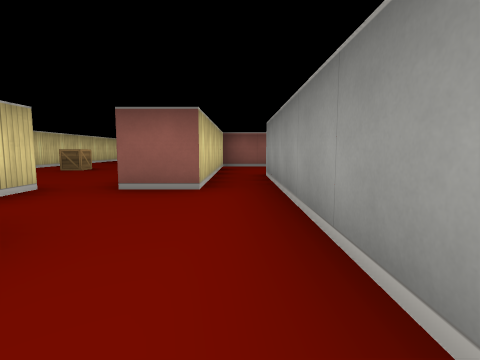
view 1 (above)

18 first-person views from a walk through a cub3D level. The camera is about half as high as the walls, tilts 6° down and sees 80° across. The floor is counted in squares. Each view is taken from the middle of a square. On the plan, view 1 faces up. The plan holds only what a view shows up to about 9 squares ahead; the rest is blank.

view 2
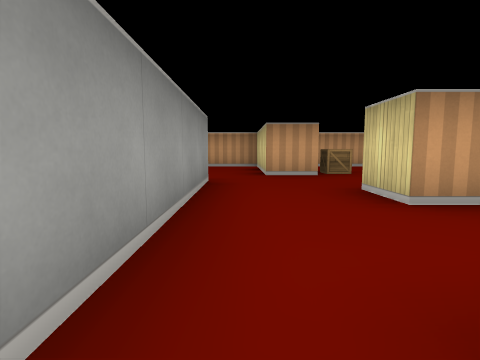

view 3
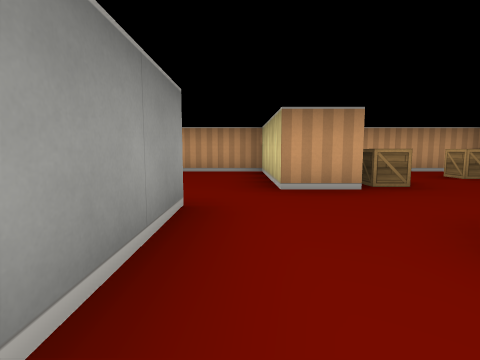

view 4
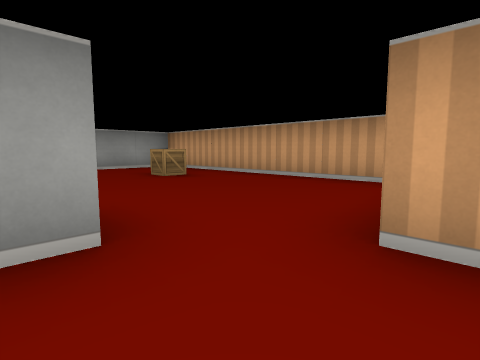

view 5
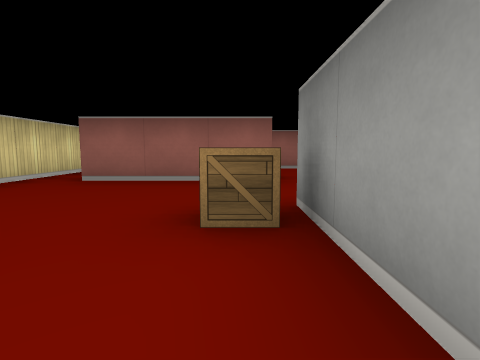

view 6
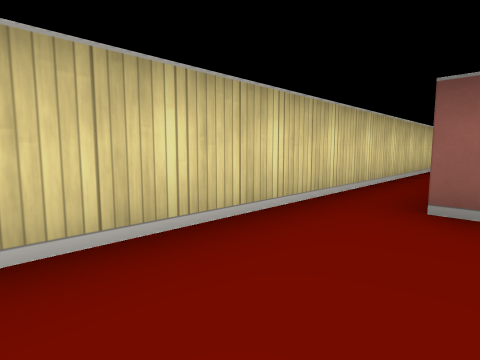

view 7
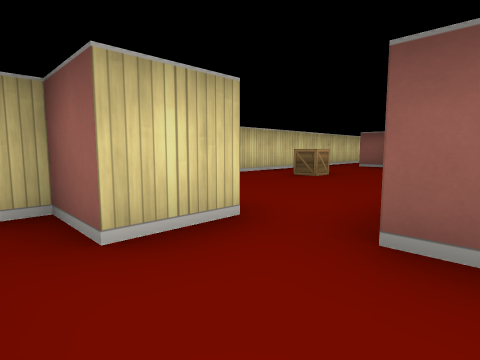

view 8
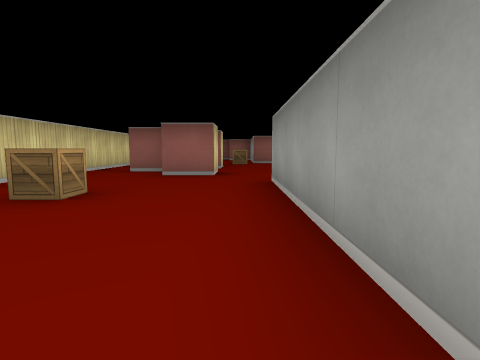

view 9
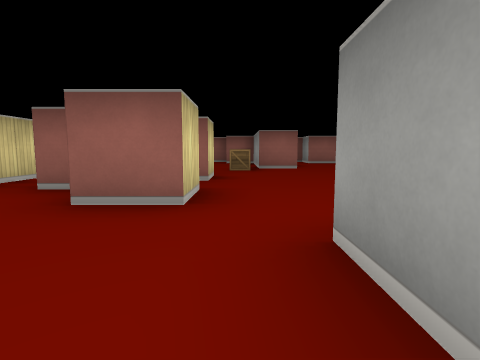

view 10
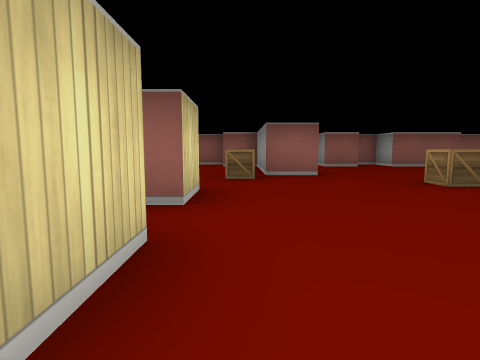

view 11
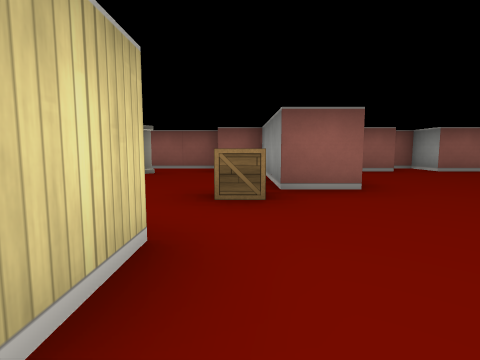

view 12
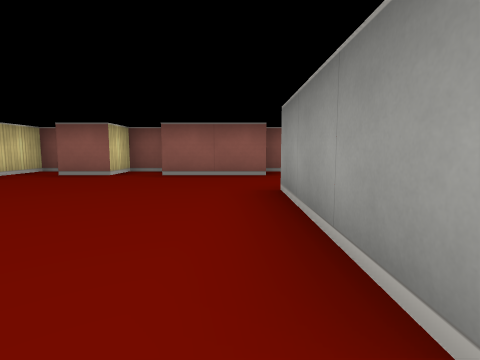

view 13
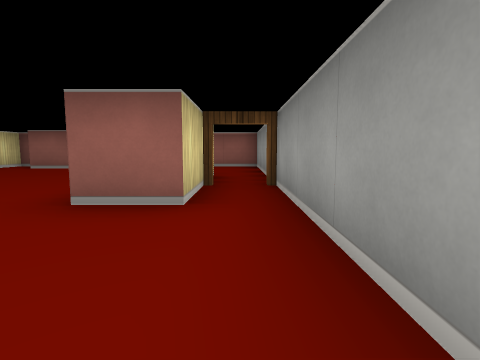

view 14
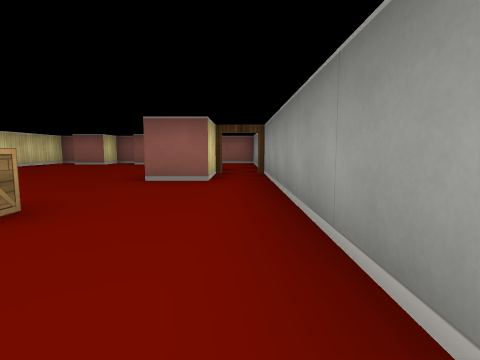

view 15
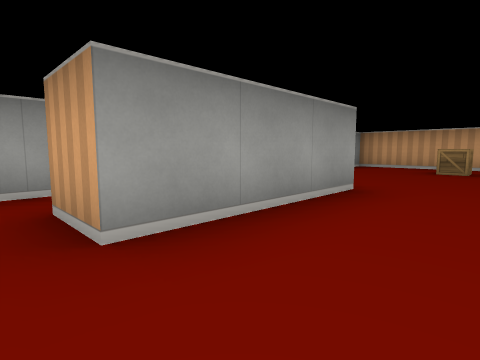

view 16
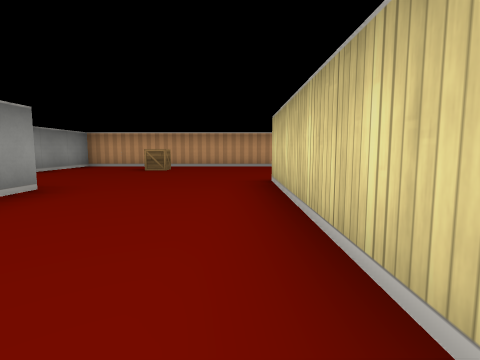

view 17
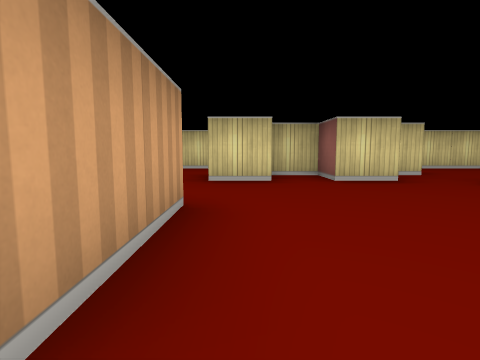

view 18
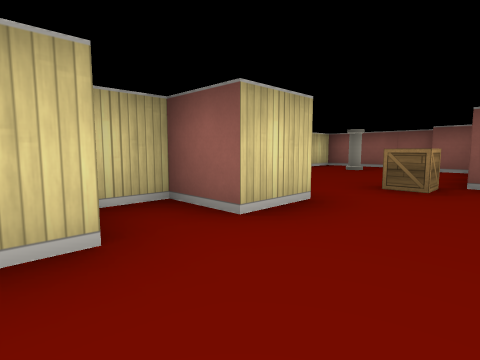

### Floor plan
Points are (right, up) in squares from view 1. A wall is a line through its corners. A room is listed if a view was taken in it or the views show most of it. See-through windows are left out.
Room 1 (views 1, 4, 5, 6)
walls: (-1.5, -3.5) (-1.5, -1.5) (-0.5, -1.5); (-1.5, 1.5) (-1.5, 0.5) (-4.5, 0.5); (0.5, -0.6) (0.5, 1.6); (-5.5, -4.5) (-2.2, -4.5); (-5.5, 3.4) (-5.5, -2)
ways out: opening at (-0.5, 1) to room 2; opening at (-5, 3) to room 3; opening at (0, -1) to room 4
objects: crate (-4, -3); crate (-2, -2)
Room 2 (views 2, 3, 7)
walls: (-2.5, 3.5) (-2.5, 2.5) (-3.5, 2.5) (-3.5, 2.1); (-2.1, 1.5) (-1.5, 1.5); (0.5, 1.6) (0.5, 5.5); (-0.5, 5.4) (-0.5, 3.5) (-1.5, 3.5)
ways out: opening at (-0.5, 1) to room 1; opening at (-2, 4) to room 3; opening at (0, 4.5) to room 4
Room 3 (views 8, 9, 10)
walls: (-3.8, 10.5) (-4.5, 10.5); (-1.5, 4.5) (-1.5, 8.5); (-2.5, 10.6) (-2.5, 9.5) (-3.5, 9.5); (-5.5, 13.1) (-5.5, 3.4)
ways out: opening at (-5, 3) to room 1; opening at (-2, 4) to room 2; opening at (-1.5, 9.5) to room 4; opening at (-5, 13)
objects: crate (-4, 7)
Room 4 (views 11, 12, 13, 14, 15, 16, 17, 18)
walls: (0.9, 8.5) (-0.5, 8.5); (-0.5, 8.1) (-0.5, 5.4); (1.5, 3.5) (1.5, -0.5); (6.5, 8.5) (6.5, 18.5) (4.5, 18.5); (-0.5, 9.5) (1.5, 9.5); (6.5, 3.2) (6.5, 3.8); (4.5, 0.4) (4.5, 3.5) (5.5, 3.5); (5.5, 14.1) (5.5, 12.5) (4.5, 12.5) (4.5, 15.5); (-2.5, 12.6) (-2.5, 11.5); (-3.5, 11.5) (-3.5, 10.5); (-0.4, 14.5) (-1.5, 14.5); (-0.5, -1.5) (-0.5, -4.5) (6.5, -4.5) (6.5, -2.2); (4.6, 17.5) (2.5, 17.5) (2.5, 18.5) (1.5, 18.5) (1.5, 17.5) (0.5, 17.5) (0.5, 18); (-0.5, 18.5) (-0.5, 15.8)
ways out: opening at (0, -1) to room 1; opening at (0, 4.5) to room 2; opening at (-1.5, 9.5) to room 3; opening at (-2, 13); open door at (6, 14)
objects: crate (1, 13); crate (4, -3); crate (4, 10)

Where each view was taken, in squares from view 1:
view 1: 0 up, 0 right, facing up
view 2: 4 up, 0 right, facing down
view 3: 2 up, 0 right, facing down
view 4: 0 up, 1 left, facing down-right
view 5: 4 down, 2 left, facing up
view 6: 2 down, 4 left, facing up-left
view 7: 2 up, 1 left, facing up-left
view 8: 4 up, 2 left, facing up
view 9: 7 up, 2 left, facing up
view 10: 9 up, 2 left, facing up
view 11: 11 up, 2 left, facing up
view 12: 12 up, 4 right, facing up
view 13: 10 up, 6 right, facing up
view 14: 8 up, 6 right, facing up
view 15: 4 up, 3 right, facing down-right
view 16: 4 up, 2 right, facing down
view 17: 10 up, 2 right, facing left
view 18: 10 up, 1 left, facing up-left
